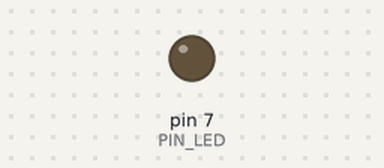
The sketch below on a simulated Arduino Uno, built with avr-gcc and run on an emulated ATmega328P. Shown: output pins drawn as LEDs (lit = HIGH). Dashed ring = blinking. At 2.1 s the program stops and its outputs stay as they are.

Above: at 0.5 s.
At 1.85 s:
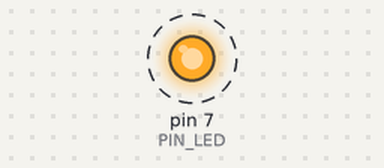
Timing chart, 0 to 3.0 s (numbered marks = the images above):
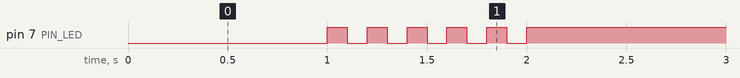

The sketch:

05_practice_2.ino
```cpp
#define PIN_LED 7
unsigned int toggle, count, second;
void setup() {
  pinMode(PIN_LED, OUTPUT);
  count = 0;
  toggle = 1;
  second = 1000;
}

void loop() {
  toggle = toggle_state(toggle);
  digitalWrite(PIN_LED, toggle);
  delay(second);
  second = 100;
  count++;
  if (count == 12) {
    while(1){

    }
  }
}

int toggle_state(int toggle) {
  return 1 - toggle;
}
```

Measured:
- by itself, pin 7 (PIN_LED): alternates HIGH for 0.10 s and LOW for 0.10 s, 11 changes in all, then stays HIGH
